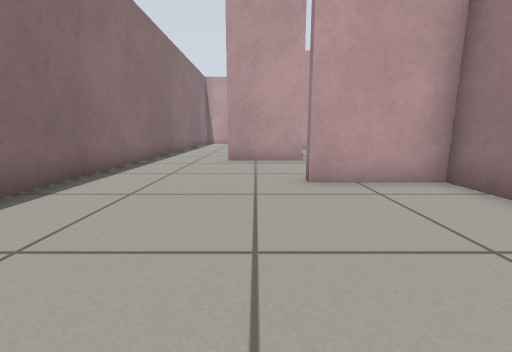
View 1 (above)

24 first-person views from a walk through a robot-simulator world made for Gazebo. The camera is 0.5 m above the floor, tilts 10° down and sees 90° across. The floor is counted in squares, 0.5 m on a side. Each view is taken from the middle of a square. On the plan, view 1 faces up. The plan holds only what a view shows up to about 11 squares ahead; the rest is blank.

View 2
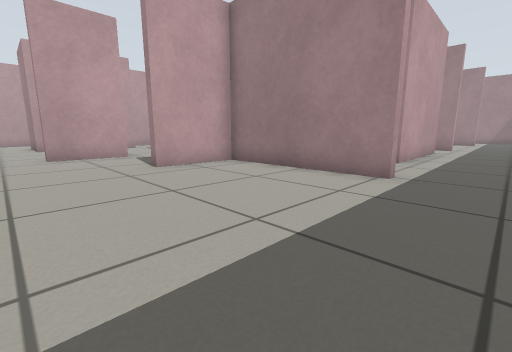

View 3
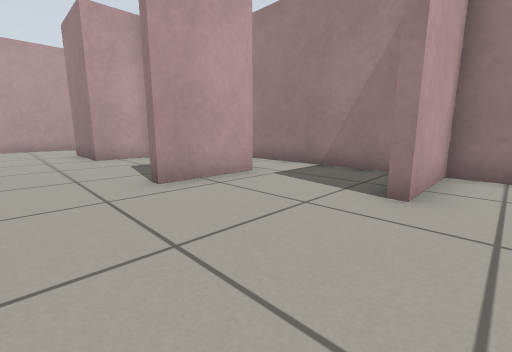

View 4
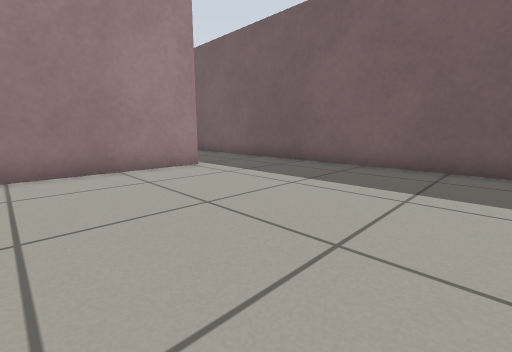

View 5
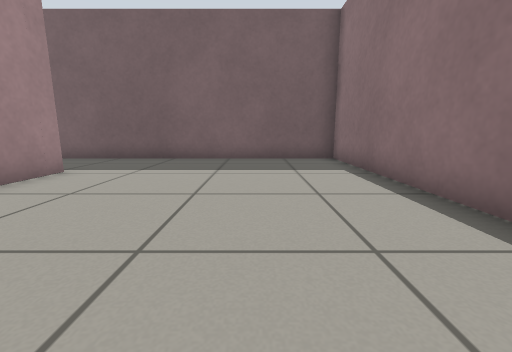

View 6
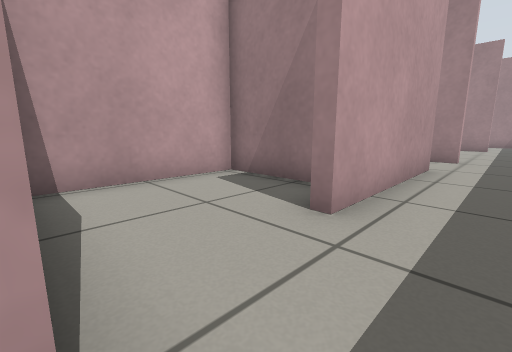

View 7
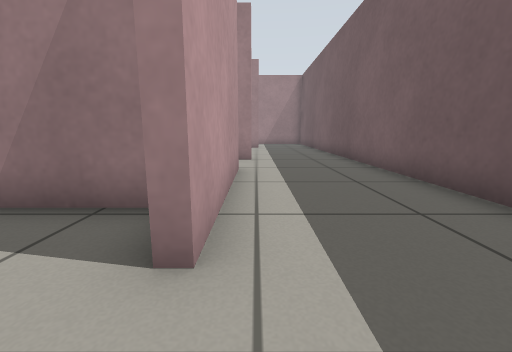

View 8
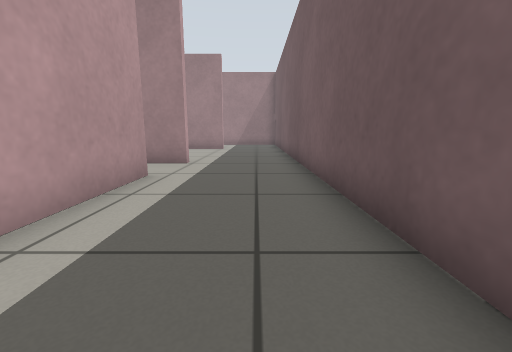

View 9
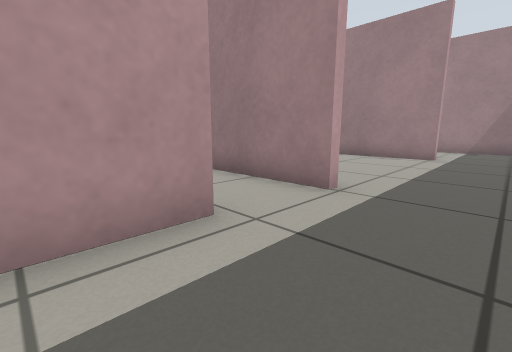

View 10
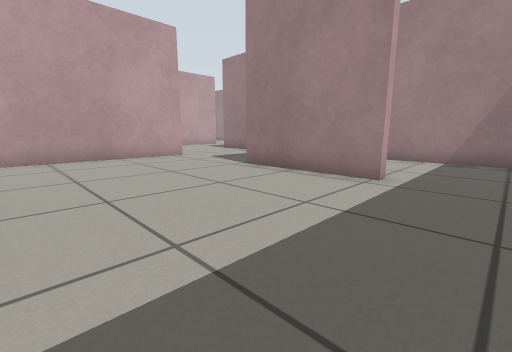

View 11
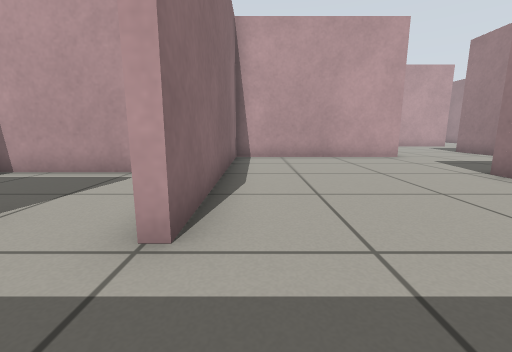

View 12
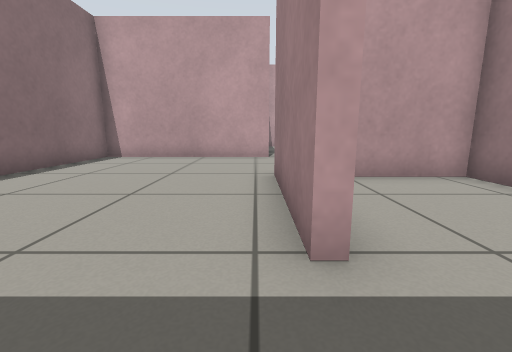

View 13
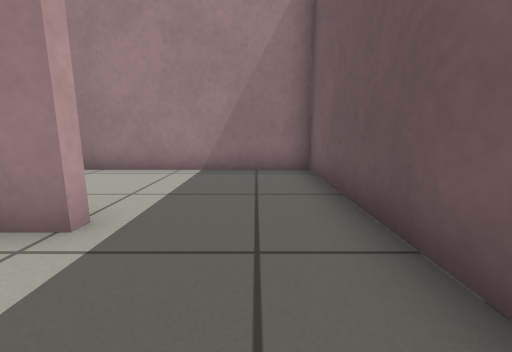

View 14
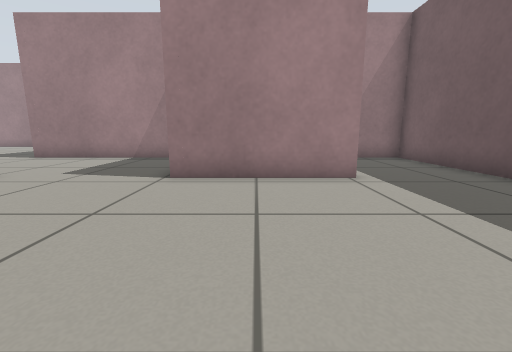

View 15
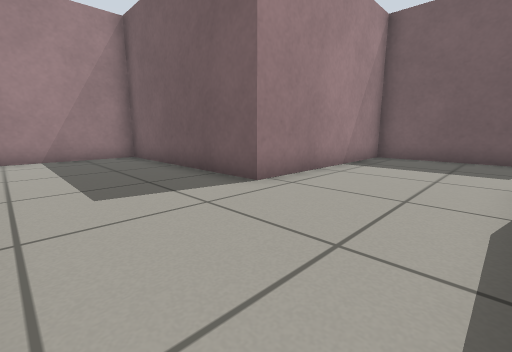

View 16
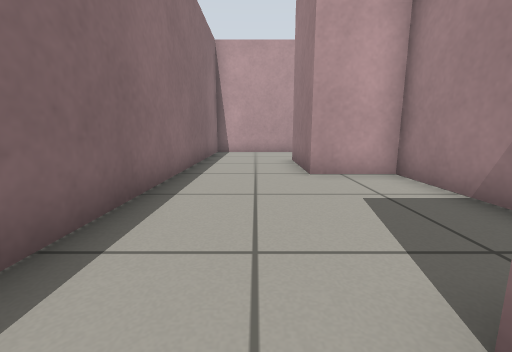

View 17
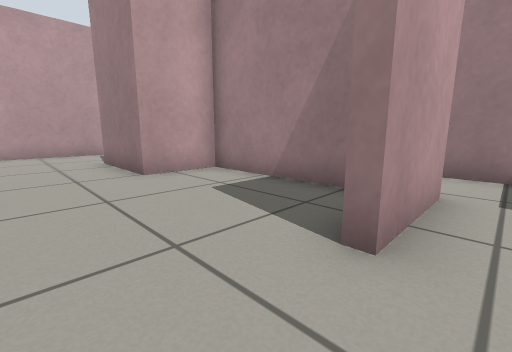

View 18
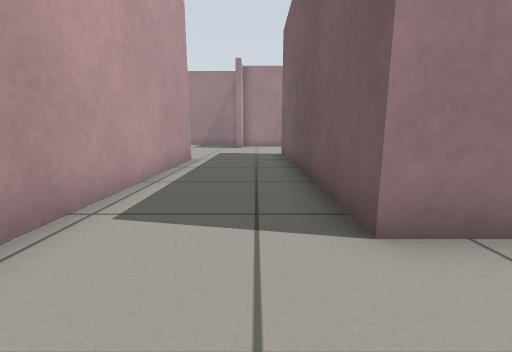

View 19
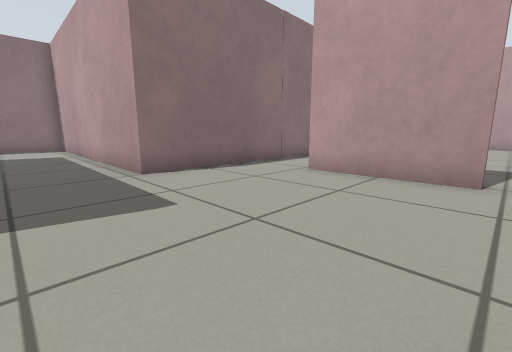

View 20
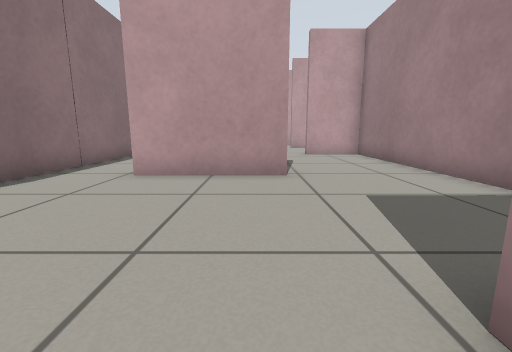

View 21
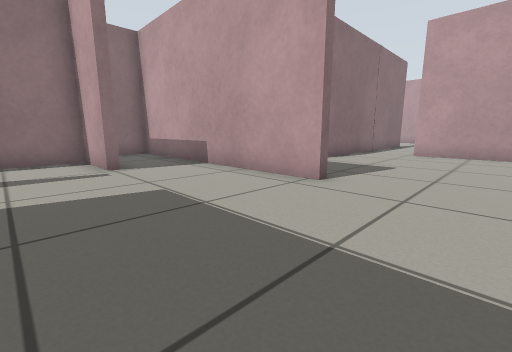

View 22
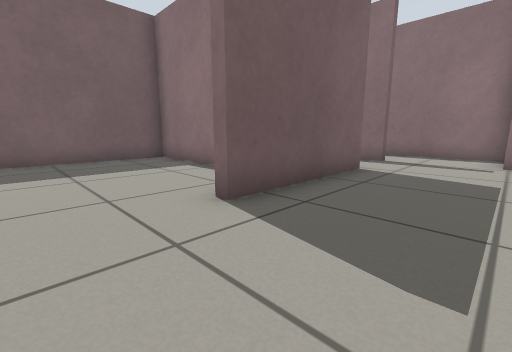

View 23
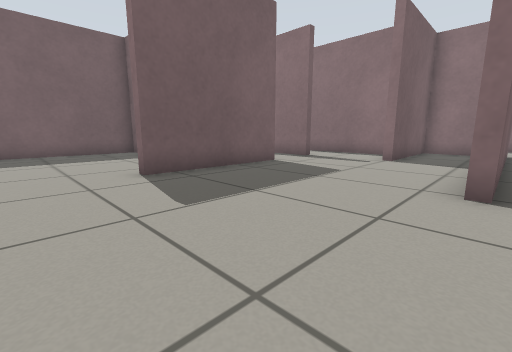

View 24
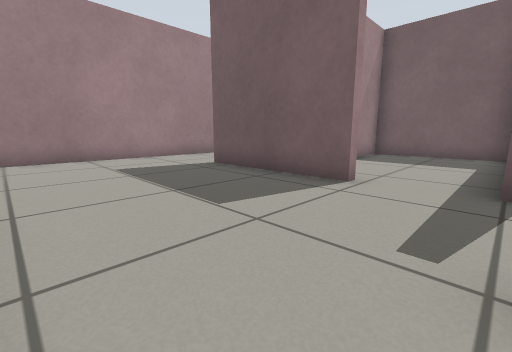

### Floor plan
Points are (right, up) in squares from view 1. A wall is a line through its corners. A room is listed if a view was taken in it or the views show most of it. See-through windows are left out.
Room 1 (views 1, 2, 3, 4)
walls: (3.7, -0.2) (3.7, 5) (1, 5) (1, 5.4); (-3.8, 5.6) (-3.8, -3.4) (3.4, -3.4)
ways out: opening at (-1, 5) to room 2; opening at (4, -1.5) to room 3
Room 2 (views 5, 16, 17)
walls: (1.3, 10) (1.3, 13.9) (-0.7, 13.9); (1.6, 8.7) (-1, 8.7); (-3.8, 13.6) (-3.8, 5.6)
ways out: opening at (-1, 5) to room 1; opening at (-2.5, 14) to room 7; opening at (2, 7) to room 11
Room 3 (views 6, 7, 8, 9)
walls: (8.2, 1.4) (8.2, 4.2) (4.3, 4.2); (4.1, -0.2) (3.7, -0.2); (11.7, 0.5) (6.7, 0.5) (6.7, 0.9); (3.4, -3.4) (13.5, -3.4)
ways out: opening at (4, -1.5) to room 1; opening at (14, -1) to room 4; opening at (12.5, 1) to room 10
Room 4 (views 10, 11, 13, 14)
walls: (20.4, -0.2) (20.4, 3.9); (13.5, -3.4) (17.5, -3.4); (19.6, 7.9) (14.2, 7.9) (14.2, 0.1)
ways out: opening at (14, -1) to room 3; opening at (20.5, -1.5) to room 5; opening at (20, 6) to room 6
Room 5 (view 12)
walls: (19.1, -3.4) (24.6, -3.4) (24.6, 3.5) (22.1, 3.5)
ways out: opening at (20.5, -1.5) to room 4
Room 6 (view 15)
walls: (20.6, 7.9) (19.6, 7.9); (20.9, 3.8) (24.6, 3.8) (24.6, 10.3) (31.3, 10.3) (31.3, 14.1)
ways out: opening at (20, 6) to room 4
Room 7 (views 18, 19, 20)
walls: (6, 23.5) (6, 20.3) (-3, 20.3); (11.8, 23.8) (8.1, 23.8); (15.4, 22.2) (15.4, 29) (13.1, 29); (-0.7, 13.9) (-0.7, 16.9) (8.3, 16.9); (-3.8, 19.6) (-3.8, 13.6)
ways out: opening at (-2.5, 14) to room 2; opening at (11, 17) to room 8; opening at (7.5, 23); opening at (12, 29)
Room 8 (views 21, 22, 23)
walls: (13.9, 9.5) (13.9, 16.1); (8.5, 7.9) (8.5, 4.5) (13.1, 4.5); (6.2, 11.2) (10.7, 11.2) (10.7, 10.8); (8.3, 16.9) (8.3, 16.6) (6.6, 16.6)
ways out: opening at (11, 17) to room 7; opening at (7.5, 14) to room 9
Room 9 (view 24)
walls: (6.2, 10.8) (6.2, 11.2); (3.7, 8.5) (3.7, 11) (4, 11) (4, 9.5); (3.9, 13.9) (1.6, 13.9) (1.6, 10.2); (6.6, 16.6) (-0.4, 16.6) (-0.4, 14.2) (3.8, 14.2); (4, 4.5) (8.2, 4.5) (8.2, 6.4)
ways out: opening at (7.5, 14) to room 8; opening at (3, 9.5) to room 11
Room 10 (no view inside)
walls: (12, 4.2) (8.8, 4.2); (13.9, 0.1) (13.9, 3.6)
ways out: opening at (12.5, 1) to room 3
Room 11 (no view inside)
walls: (3.7, 6) (3.7, 8.5)
ways out: opening at (2, 7) to room 2; opening at (3, 9.5) to room 9

Where each view was taken, in squares from view 1:
view 1: 0 up, 0 right, facing up
view 2: 2 down, 2 left, facing up-right
view 3: 4 up, 3 left, facing up-right
view 4: 4 up, 3 left, facing down-right
view 5: 6 up, 1 left, facing down
view 6: 1 down, 4 right, facing up-right
view 7: 0 up, 5 right, facing right
view 8: 2 down, 6 right, facing right
view 9: 2 down, 10 right, facing up-right
view 10: 2 down, 15 right, facing up-right
view 11: 2 down, 15 right, facing up
view 12: 2 down, 20 right, facing up
view 13: 2 down, 18 right, facing right
view 14: 2 up, 15 right, facing right
view 15: 14 up, 21 right, facing down-right
view 16: 8 up, 2 left, facing up
view 17: 8 up, 3 left, facing up-right
view 18: 18 up, 3 left, facing right
view 19: 18 up, 12 right, facing up-left
view 20: 18 up, 11 right, facing up
view 21: 12 up, 11 right, facing up-left
view 22: 14 up, 13 right, facing down-left
view 23: 17 up, 13 right, facing down-left
view 24: 16 up, 4 right, facing down-right
